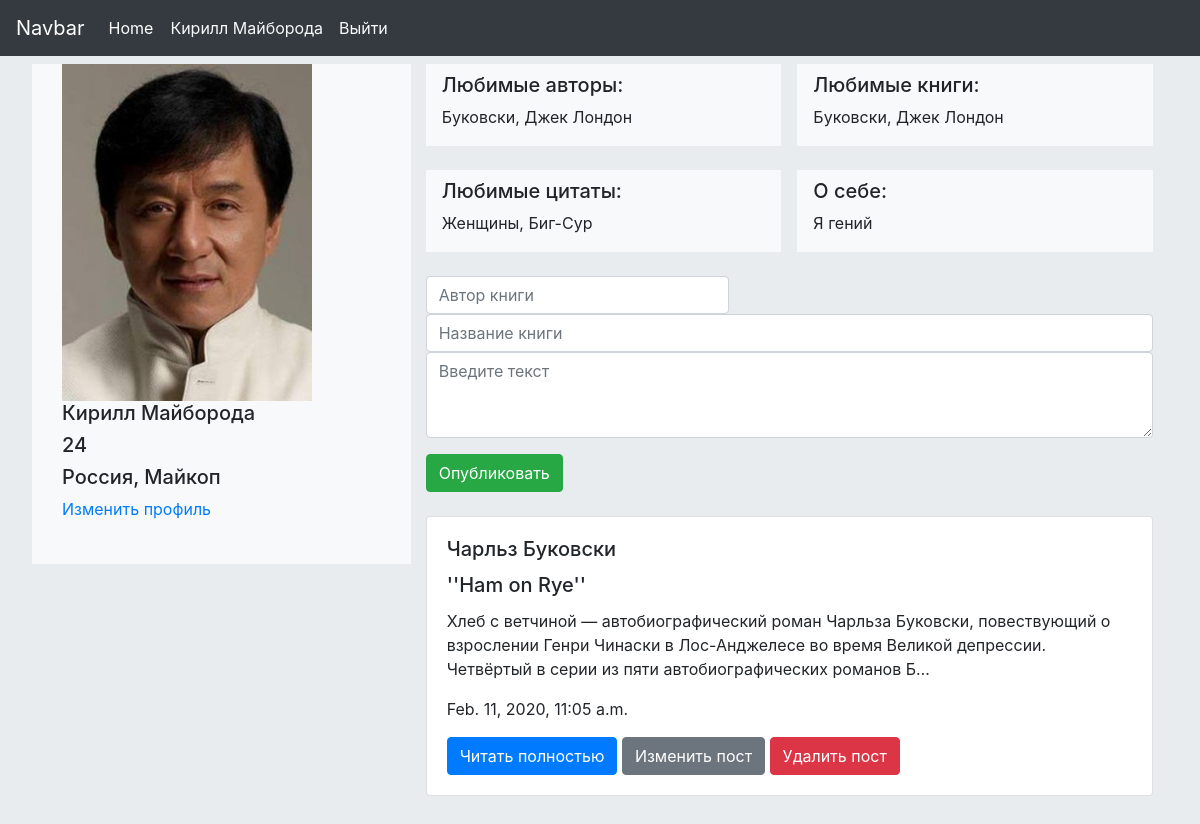
The app's page /accounts/2/profile/ (signed in) with its own data.
### user_example/models.py (models this page shows, shortened)
class UserProfile(models.Model):
    user = models.OneToOneField(User, on_delete=models.CASCADE, primary_key=True)
    image = models.ImageField(upload_to='profile_image', blank=True)
    background_image = models.ImageField(upload_to='profile_image', blank=True)
    location = models.CharField(max_length=50)
    age = models.IntegerField()
    first_name = models.CharField(max_length=50)
    last_name = models.CharField(max_length=50)
    favorite_auths = models.TextField(max_length=250)
    favorite_books = models.TextField(max_length=300)
    favorite_quote = models.TextField(max_length=300)
    about_me = models.TextField(max_length=300)

class PostProfile(models.Model):
    book_author  =   models.CharField(max_length=100)
    book_name    =   models.CharField(max_length=100)
    book_review  =   models.TextField(max_length=1000)
    created_at   =   models.DateTimeField(auto_now_add=True)
    updated_at   =   models.DateTimeField(auto_now=True)
    author       =   models.ForeignKey(User, on_delete=models.CASCADE)
    likes        =   models.ManyToManyField(User, related_name='likes', blank=True)

### user_example/views.py (the view)
# urls.py: path('accounts/<int:pk>/profile/', profile, name='profile'),
@login_required
def profile(request, pk):
    profile = get_object_or_404(UserProfile, pk=pk)
    posts = PostProfile.objects.filter().order_by('-created_at')
    if request.method == 'POST':
        post_form = PostForm(request.POST)
        if post_form.is_valid():
            post_form = post_form.save(commit=False)
            post_form.author = request.user
            post_form.created_at = timezone.now()
            post_form.save()
            return redirect('profile', pk=profile.pk)
    else:
        post_form = PostForm()
    return render(request, 'user_example/profile.html', context={'posts': posts,
                                                                 'profile': profile,
                                                                 'form': post_form,
                                                                 })

### user_example/forms.py
class PostForm(forms.ModelForm):
    class Meta:
        model = PostProfile
        fields = ('book_author', 'book_name', 'book_review')

### user_example/templates/user_example/profile.html (shortened to what this page needs)
{% extends 'user_example/base_user.html' %}
{% block content %}
<div class="container">
  <div class="row">
    <div class="col-md-4 bg-light" style="height: 500px;">
        <div class="col">
            {% if profile.image %}
            <img src="{{ profile.image.url }}" width="250"/>
            {% endif %}
            <h5>{{ profile.first_name }} {{ profile.last_name }}</h5>
            <h5>{{ profile.age }}</h5>
            <h5>{{ profile.location }}</h5>
            {% if profile.user == request.user %}
                <a href="{% url 'profile_edit' pk=profile.pk %}">Изменить профиль</a>
            {% endif %}
        </div>
    </div>
    <div class="col-md-8">
        <div class="container">
            <div class="row">
                <div class="col bg-light mr-3 border border-light">
                    <h5 class="mt-2">Любимые авторы:</h5>
                    <p> {{ profile.favorite_auths }}</p>
                </div>
                <div class="col bg-light  border border-light">
                    <h5 class="mt-2">Любимые книги:</h5>
                    <p> {{ profile.favorite_books }}</p>
                </div>
            </div>
            <div class="row mt-4">
                <div class="col bg-light mr-3 border border-light">
                    <h5 class="mt-2">Любимые цитаты:</h5>
                    <p>{{ profile.favorite_quote }}</p>
                </div>
                <div class="col bg-light border border-light">
                    <h5 class="mt-2">О себе:</h5>
                    <p>{{ profile.about_me }}</p>
                </div>
            </div>
        </div>
    {% if profile.user == request.user %}
        <form method="POST" class="form-group mt-4">
          <div class="form-group">
            <input type="text" class="form-control col-5" id="formGroupExampleInput2" placeholder="Автор книги" {{ form.book_author }}
            <input type="text" class="form-control" id="formGroupExampleInput" placeholder="Название книги" {{ form.book_name }}
            <textarea class="form-control" id="exampleFormControlTextarea1" rows="3" placeholder="Введите текст" {{ form.book_review }} </textarea>
          </div>
          <button type="submit" class="btn btn-success" >Опубликовать</button>
        </form>
    {% endif %}
    {% for post in posts %}
        <div class="card mt-4">
            <div class="card-body">
                <h5 class="card-title">{{ post.book_author }}</h5>
                <h5 class="card-title">{{ post.book_name }}</h5>
                <p class="card-text">{{ post.book_review|truncatechars:200 }}</p>
                <p> {{ post.created_at }}</p>
                <a class="btn btn-primary" href="{% url 'post_detail' pk=post.pk %}">Читать полностью</a>
                {% if profile.user == request.user %}
                    <a class="btn btn-secondary" href="{% url 'post_edit' pk=post.pk %}">Изменить пост</a>
                {% endif %}
                <a class="btn btn-danger" href="{% url 'post_del' pk=post.pk %}">Удалить пост</a>
            </div>
        </div>
    {% endfor %}
    </div>
</div>
</div>
    {% endblock %}

### templates/base.html (shortened to what this page needs)
<!doctype html>
<html lang="en">
  <head>
    <link rel="stylesheet" href="https://maxcdn.bootstrapcdn.com/bootstrap/4.0.0/css/bootstrap.min.css">
  </head>
  <body>
    <nav class="navbar navbar-expand-md navbar-dark fixed-top bg-dark">
  <a class="navbar-brand" href="#">Navbar</a>
  <div class="collapse navbar-collapse" id="navbarsExampleDefault">
    <ul class="navbar-nav mr-auto">
      <li class="nav-item active">
        <a class="nav-link" href="/">Home <span class="sr-only">(current)</span></a>
      </li>
      <li class="nav-item text-light row" >
        {% if request.user.is_authenticated %}
            {% if request.user.is_staff %}
                <a class="nav-link disabled text-light ml-3" href="/admin" >Вы админ</a>
            {% else %}
                <a class="nav-link disabled text-light ml-3" href="{% url 'profile' pk=request.user.userprofile.pk %}" >
                    {{ request.user.userprofile.first_name }} {{ request.user.userprofile.last_name }}
                </a>
            {% endif %}
        {% else %}
            <a class="nav-link disabled text-light ml-3 " href="accounts/login" >Войдите в профиль</a>
        {% endif %}
          <a class="nav-link disabled text-light" href="accounts/logout">Выйти</a>
      </li>
    </ul>
  </div>
</nav>
  <div class="jumbotron">
        {% block content %}
        {% endblock %}
  </div>
  </body>
</html>

### records on screen
UserProfile: image (picture), first_name "Кирилл", last_name "Майборода", age "24", location "Россия, Майкоп", favorite_auths "Буковски, Джек Лондон", favorite_books "Буковски, Джек Лондон", favorite_quote "Женщины, Биг-Сур", about_me "Я гений"
PostProfile: book_author "Чарльз Буковски", book_name "''Ham on Rye''", book_review "Xлеб с ветчиной — автобиографический роман Чарльза Буковски, повествующий о взрослении Генри Чинаски в Лос-Анджелесе во время Великой депрессии. Четвёртый в серии из пяти автобиографических романов Б…", created_at "Feb. 11, 2020, 11:05 a.m."

### other values on screen
{{ request.user.userprofile.first_name }} "Кирилл"
{{ request.user.userprofile.last_name }} "Майборода"
